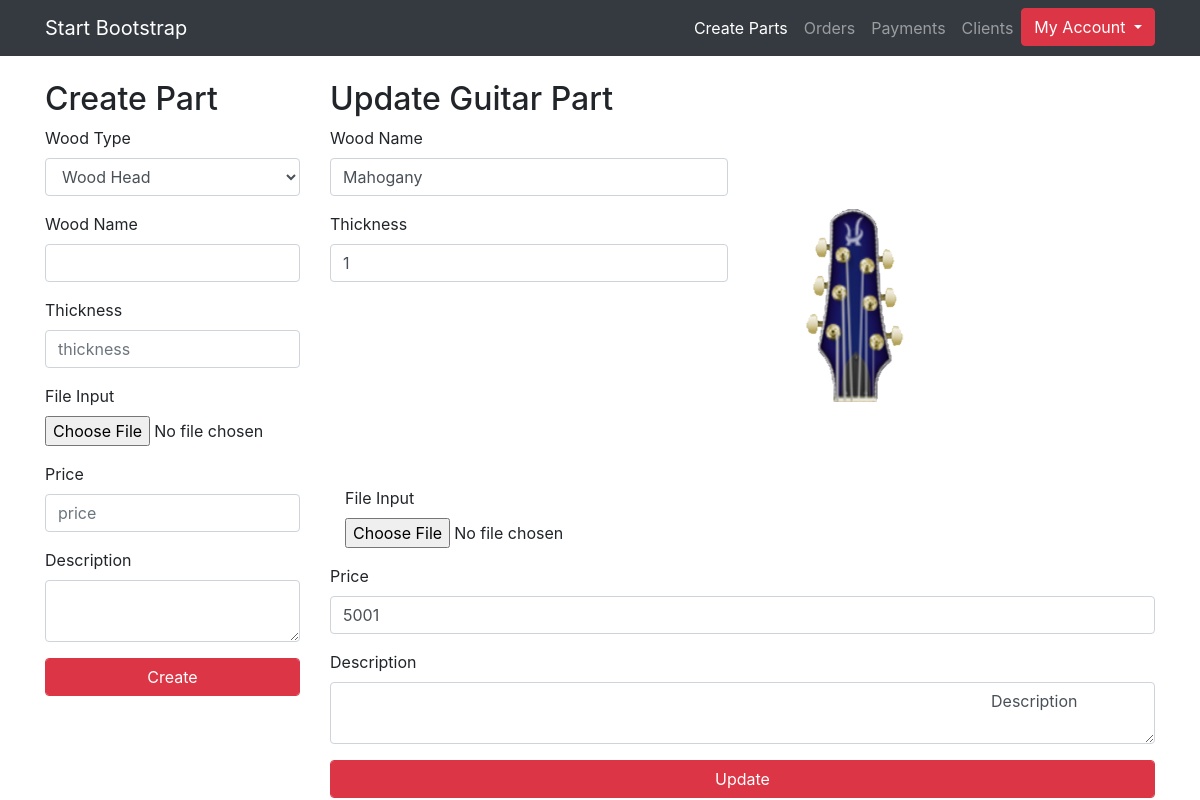
The page /FINAL/admin/component.php?id=1 on the database its author committed.
### tables this page shows
create table IF NOT EXISTS tbl_parts(
        id integer not null auto_increment,
        part_type char(1), 
        part_name varchar(100),
        thickness varchar(100),
        description text ,
        image text,
        price decimal,
        
        primary key(id)
    );

### FINAL/admin/includes/component/component_update.php (the view, shortened to what this page needs)
<?php
    $sql = "SELECT * FROM tbl_parts where id ='$id'";
    $query = $con->query($sql);
    $result = mysqli_fetch_assoc($query);
?>
<h2>Update Guitar Part</h2>
    <form method="post" action="handlers/forms/parts_update.php" enctype="multipart/form-data">
        <div class="row">
            <div class="col-md-6">
                <div class="form-group">
                    <label for="part_name">Wood Name</label>
                    <input type="text" name="part_name" id="part_name" class="form-control"
                           value="<?php echo $result['part_name'];?>">
                </div>
                <div class="form-group">
                    <label for="thickness">Thickness</label>
                    <input type="number" name="thickness" id="thickness" placeholder="thickness" class="form-control" value="<?php echo $result['thickness'];?>">
                </div>
            </div>
            <div class="col-md-6" id="display_image">
                <img src="../images/<?php echo $result['image']?>">
            </div>
        </div>
        <div class="form-group col-md-6">
            <label for="image">File Input</label>
            <input type="file" name="image" id="image">
        </div>
        <div class="form-group">
            <label for="price">Price</label>
            <input type="number" name="price" id="price" placeholder="price" class="form-control"
                   value="<?php echo $result['price'];?>">
        </div>
        <div class="form-group">
            <label for="description">Description</label>
            <textarea name="description" id="description" class="form-control">
                <?php echo $result['description'];?>
            </textarea>
        </div>
        <input type="submit" value="Update" class="form-control btn btn-danger">
    </form>

### FINAL/admin/component.php (style rules this page uses)
#display_image img { transform: rotate(-90deg); }

### rows shown on the page
tbl_parts: part_name "Mahogany", thickness "1", image (picture), price "5001", description "Description"
